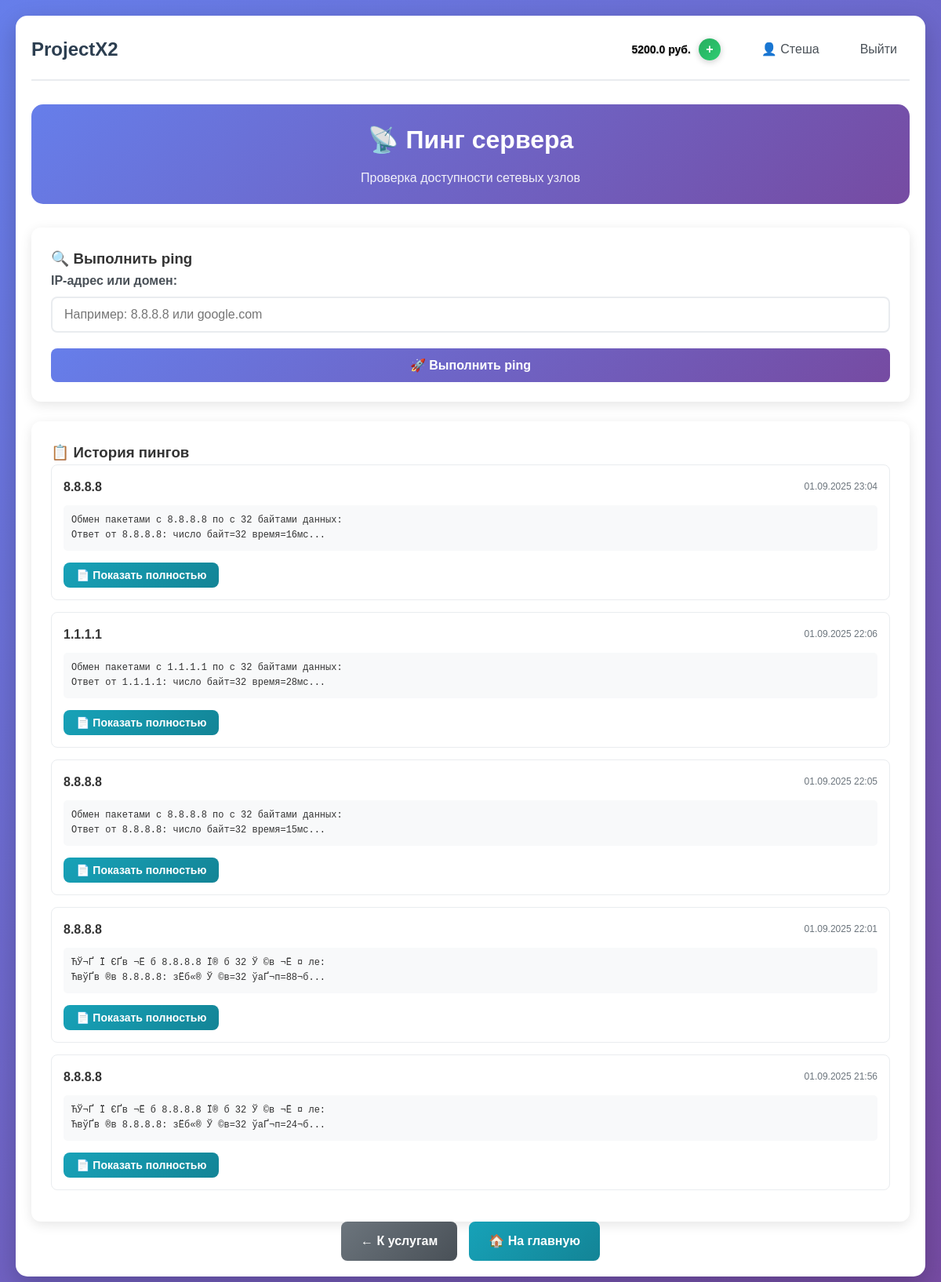
Screenshot of /client/ping (signed in) with the database file from the repository.
### app.py (models this page shows, shortened)
class User(UserMixin, db.Model):
    __tablename__ = 'users'
    id = db.Column(db.Integer, primary_key=True)
    username = db.Column(db.String(64), unique=True, nullable=False)
    email = db.Column(db.String(120), unique=True, nullable=False)
    password_hash = db.Column(db.String(256), nullable=False)
    role = db.Column(db.String(20), nullable=False)
    created_at = db.Column(db.DateTime, default=datetime.utcnow)
    is_active = db.Column(db.Boolean, default=True)
    services = db.relationship('UserService', backref='user', lazy=True)
    balance = db.Column(db.Float, default=0.0)  # Баланс для клиентов

class PingHistory(db.Model):
    id = db.Column(db.Integer, primary_key=True)
    user_id = db.Column(db.Integer, db.ForeignKey('users.id'), nullable=False)
    ip_address = db.Column(db.String(45), nullable=False)  # IPv6 поддерживает до 45 символов
    result = db.Column(db.Text, nullable=False)
    created_at = db.Column(db.DateTime, default=datetime.utcnow)
    user = db.relationship('User', backref=db.backref('ping_history', lazy=True))

### app.py (the view)
@app.route('/client/ping')
@login_required
def ping_service():
    if current_user.role != 'client':
        flash('Доступ запрещен. Только для клиентов.', 'error')
        return redirect(url_for('index'))
    ping_service = Service.query.filter_by(name='Пинг сервера').first()
    if not ping_service:
        flash('Услуга "Пинг сервера" не найдена в системе', 'error')
        return redirect(url_for('client_services'))
    user_has_service = UserService.query.filter_by(
        user_id=current_user.id,
        service_id=ping_service.id
    ).first()
    if not user_has_service:
        flash('У вас не подключена услуга "Пинг сервера"', 'error')
        return redirect(url_for('client_services'))
    ping_history = PingHistory.query.filter_by(user_id=current_user.id)\
        .order_by(PingHistory.created_at.desc())\
        .limit(10)\
        .all()
    return render_template('ping_service.html',
                         ping_history=ping_history,
                         user=current_user)

### app.py (called while the page is built)
@login_manager.user_loader
def load_user(user_id):
    return db.session.get(User, int(user_id))

@app.before_request
def check_user_active():
    if current_user.is_authenticated and not current_user.is_active:
        logout_user()
        flash('Ваш аккаунт заблокирован. Обратитесь к администратору.', 'error')
        return redirect(url_for('login'))

### templates/ping_service.html (shortened to what this page needs)
{% extends "base.html" %}
{% block content %}
<div class="admin-container">
    <div class="admin-header">
        <h2>📡 Пинг сервера</h2>
        <p class="admin-subtitle">Проверка доступности сетевых узлов</p>
    </div>
    <div class="ping-section">
        <div class="ping-form-card">
            <h3>🔍 Выполнить ping</h3>
            <form id="pingForm" class="auth-form">
                <div class="form-group">
                    <label for="ip_address">IP-адрес или домен:</label>
                    <input type="text" id="ip_address" name="ip_address" class="form-input" required
                           placeholder="Например: 8.8.8.8 или google.com" pattern="^[a-zA-Z0-9.-]+$">
                </div>
                <button type="submit" class="btn btn-primary btn-full">
                    🚀 Выполнить ping
                </button>
            </form>
        </div>
        {% if ping_history %}
        <div class="ping-history-card">
            <h3>📋 История пингов</h3>
            <div class="history-list">
                {% for ping in ping_history %}
                <div class="history-item">
                    <div class="history-header">
                        <strong>{{ ping.ip_address }}</strong>
                        <span class="history-date">{{ ping.created_at.strftime('%d.%m.%Y %H:%M') }}</span>
                    </div>
                    <pre class="history-result">{{ ping.result|truncate(100) }}</pre>
                    <button class="btn btn-sm btn-info view-result-btn"
                            onclick="showFullResult('{{ ping.ip_address }}', `{{ ping.result|replace('`', '&#96;') }}`)">
                        📄 Показать полностью
                    </button>
                </div>
                {% endfor %}
            </div>
        </div>
        {% endif %}
    </div>
    <div class="admin-actions">
        <a href="{{ url_for('client_services') }}" class="btn btn-secondary">← К услугам</a>
        <a href="{{ url_for('index') }}" class="btn btn-info">🏠 На главную</a>
    </div>
</div>
{% endblock %}

### templates/base.html (shortened to what this page needs)
<!DOCTYPE html>
<html lang="ru">
<head>
    <link rel="stylesheet" href="{{ url_for('static', filename='css/style.css') }}">
</head>
<body>
    <div class="container">
        <nav class="navbar">
            <h1><a href="/" class="nav-logo">ProjectX2</a></h1>
            <div class="nav-links">
                {% if current_user.is_authenticated %}
                    {% if current_user.role == 'client' %}
                    <div class="balance-info">
                        <span class="balance-amount"> {{ current_user.balance }} руб.</span>
                        <a href="{{ url_for('add_balance_page') }}" class="balance-btn">+</a>
                    </div>
                    {% endif %}
                    <a href="/profile" class="nav-link">👤 {{ current_user.username }}</a>
                    <a href="/logout" class="nav-link">Выйти</a>
                {% else %}
                    <a href="/login" class="nav-link">Войти</a>
                    <a href="/register" class="nav-link">Регистрация</a>
                {% endif %}
            </div>
        </nav>
        <main>
            {% block content %}{% endblock %}
        </main>
    </div>
</body>
</html>

### static/css/style.css (style rules this page uses)
* { margin: 0; padding: 0; box-sizing: border-box; }
body { font-family: 'Arial', sans-serif; line-height: 1.6; color: #333; background: linear-gradient(135deg, #667eea 0%, #764ba2 100%); min-height: 100vh; padding: 20px; }
.container { max-width: 1200px; margin: 0 auto; background: white; padding: 20px; border-radius: 15px; box-shadow: 0 10px 30px rgba(0, 0, 0, 0.2); }
.navbar { display: flex; justify-content: space-between; align-items: center; margin-bottom: 30px; padding-bottom: 15px; border-bottom: 2px solid #e9ecef; }
.nav-logo { text-decoration: none; color: #2c3e50; font-size: 24px; font-weight: bold; }
.nav-links { display: flex; gap: 20px; align-items: center; }
.nav-link { text-decoration: none; color: #495057; padding: 8px 16px; border-radius: 8px; transition: all 0.3s ease; font-weight: 500; }
.auth-form { display: flex; flex-direction: column; gap: 20px; }
.form-group { display: flex; flex-direction: column; }
.form-group label { margin-bottom: 8px; font-weight: 600; color: #495057; }
.form-input, .form-select { padding: 12px 15px; border: 2px solid #e9ecef; border-radius: 8px; font-size: 16px; transition: border-color 0.3s ease; }
.btn { padding: 12px 25px; border: none; border-radius: 8px; cursor: pointer; font-size: 16px; text-decoration: none; display: inline-block; text-align: center; transition: all 0.3s ease; font-weight: 600; }
.btn-primary { background: linear-gradient(135deg, #667eea 0%, #764ba2 100%); color: white; }
.btn-secondary { background: linear-gradient(135deg, #6c757d 0%, #495057 100%); color: white; }
.btn-info { background: linear-gradient(135deg, #17a2b8 0%, #138496 100%); color: white; }
.btn-sm { padding: 8px 16px; font-size: 14px; }
.btn-full { width: 100%; }
.container { animation: fadeIn 0.6s ease-out; }
.admin-container { max-width: 1400px; margin: 0 auto; }
.admin-header { text-align: center; margin-bottom: 30px; padding: 20px; background: linear-gradient(135deg, #667eea 0%, #764ba2 100%); border-radius: 15px; color: white; }
.admin-header h2 { margin: 0; font-size: 32px; }
.admin-subtitle { margin: 10px 0 0 0; opacity: 0.9; font-size: 16px; }
.admin-actions { display: flex; gap: 15px; justify-content: center; flex-wrap: wrap; }

### templates/base.html (style rules this page uses)
.balance-info { display: flex; align-items: center; gap: 10px; background: rgba(255, 255, 255, 0.15); padding: 8px 15px; border-radius: 25px; color: black; border: 1px solid rgba(255, 255, 255, 0.2); transition: all 0.3s ease; backdrop-filter: blur(10px); }
.balance-amount { font-weight: 600; font-size: 14px; text-shadow: 0 1px 2px rgba(0, 0, 0, 0.3); }
.balance-btn { background: linear-gradient(135deg, #27ae60, #2ecc71); border: none; color: white; width: 28px; height: 28px; border-radius: 50%; cursor: pointer; font-weight: bold; font-size: 16px; transition: all 0.3s ease; display: flex; align-items: center; justify-content: center; text-decoration: none; box-shadow: 0 2px 8px rgba(0, 0, 0, 0.2); }

### templates/ping_service.html (style rules this page uses)
.ping-section { display: flex; flex-direction: column; gap: 25px; }
.ping-form-card, .ping-result-card, .ping-history-card { background: white; padding: 25px; border-radius: 12px; box-shadow: 0 4px 15px rgba(0,0,0,0.1); }
.history-item { border: 1px solid #e9ecef; border-radius: 8px; padding: 15px; margin-bottom: 15px; }
.history-header { display: flex; justify-content: space-between; align-items: center; margin-bottom: 10px; }
.history-date { color: #6c757d; font-size: 12px; }
.history-result { background: #f8f9fa; padding: 10px; border-radius: 5px; font-size: 12px; margin-bottom: 10px; }
.view-result-btn { margin-top: 5px; }

### rows the page displays
User: balance "5200.0", username "Стеша"
PingHistory: ip_address "8.8.8.8", created_at "01.09.2025 23:04", result "Обмен пакетами с 8.8.8.8 по с 32 байтами данных: Ответ от 8.8.8.8: число байт=32 время=16мс..."
PingHistory: ip_address "1.1.1.1", created_at "01.09.2025 22:06", result "Обмен пакетами с 1.1.1.1 по с 32 байтами данных: Ответ от 1.1.1.1: число байт=32 время=28мс..."
PingHistory: ip_address "8.8.8.8", created_at "01.09.2025 22:05", result "Обмен пакетами с 8.8.8.8 по с 32 байтами данных: Ответ от 8.8.8.8: число байт=32 время=15мс..."
PingHistory: ip_address "8.8.8.8", created_at "01.09.2025 22:01", result "ЋЎ¬Ґ­ Ї ЄҐв ¬Ё б 8.8.8.8 Ї® б 32 Ў ©в ¬Ё ¤ ­­ле: ЋвўҐв ®в 8.8.8.8: зЁб«® Ў ©в=32 ўаҐ¬п=88¬б..."
PingHistory: ip_address "8.8.8.8", created_at "01.09.2025 21:56", result "ЋЎ¬Ґ­ Ї ЄҐв ¬Ё б 8.8.8.8 Ї® б 32 Ў ©в ¬Ё ¤ ­­ле: ЋвўҐв ®в 8.8.8.8: зЁб«® Ў ©в=32 ўаҐ¬п=24¬б..."
